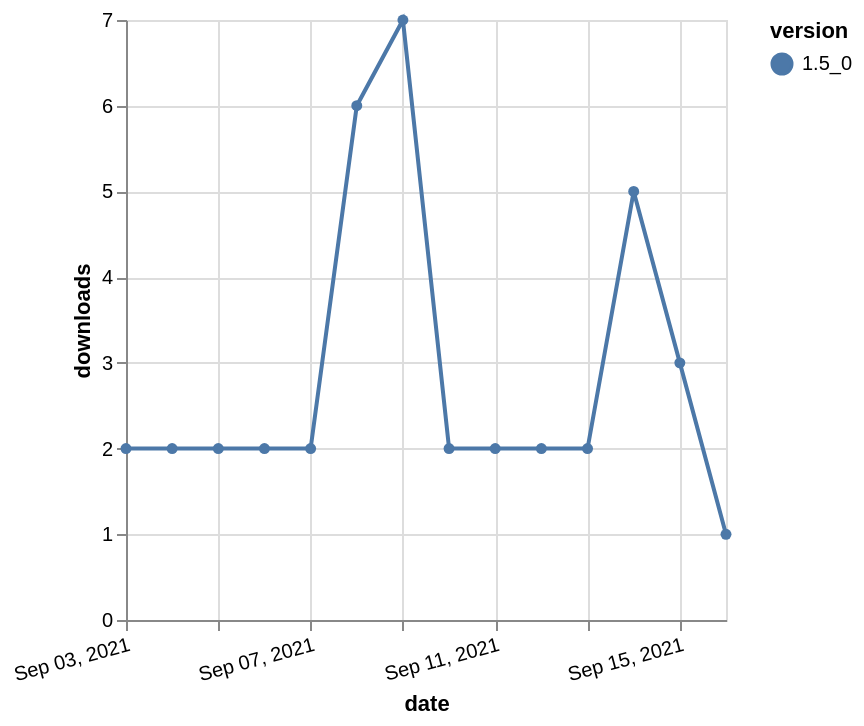

Vega-Lite specification for this chart:
### Vega-Lite specification from a JSON file in a GitHub repository (floating-point values rounded to 4 significant figures)
{"$schema": "https://vega.github.io/schema/vega-lite/v5.json", "description": "A simple bar chart with embedded data.", "data": {"values": [{"date": "2021-09-03", "total": 2895, "delta": 2, "version": "1.5_0"}, {"date": "2021-09-04", "total": 2897, "delta": 2, "version": "1.5_0"}, {"date": "2021-09-05", "total": 2899, "delta": 2, "version": "1.5_0"}, {"date": "2021-09-06", "total": 2901, "delta": 2, "version": "1.5_0"}, {"date": "2021-09-07", "total": 2903, "delta": 2, "version": "1.5_0"}, {"date": "2021-09-08", "total": 2909, "delta": 6, "version": "1.5_0"}, {"date": "2021-09-09", "total": 2916, "delta": 7, "version": "1.5_0"}, {"date": "2021-09-10", "total": 2918, "delta": 2, "version": "1.5_0"}, {"date": "2021-09-11", "total": 2920, "delta": 2, "version": "1.5_0"}, {"date": "2021-09-12", "total": 2922, "delta": 2, "version": "1.5_0"}, {"date": "2021-09-13", "total": 2924, "delta": 2, "version": "1.5_0"}, {"date": "2021-09-14", "total": 2929, "delta": 5, "version": "1.5_0"}, {"date": "2021-09-15", "total": 2932, "delta": 3, "version": "1.5_0"}, {"date": "2021-09-16", "total": 2933, "delta": 1, "version": "1.5_0"}]}, "width": "container", "mark": {"type": "line", "point": {"filled": true}}, "encoding": {"x": {"field": "date", "type": "temporal", "timeUnit": "yearmonthdate", "title": "date", "axis": {"labelAngle": -15}}, "y": {"field": "delta", "type": "quantitative", "title": "downloads"}, "color": {"field": "version", "type": "nominal"}, "tooltip": {"field": "delta"}}}
